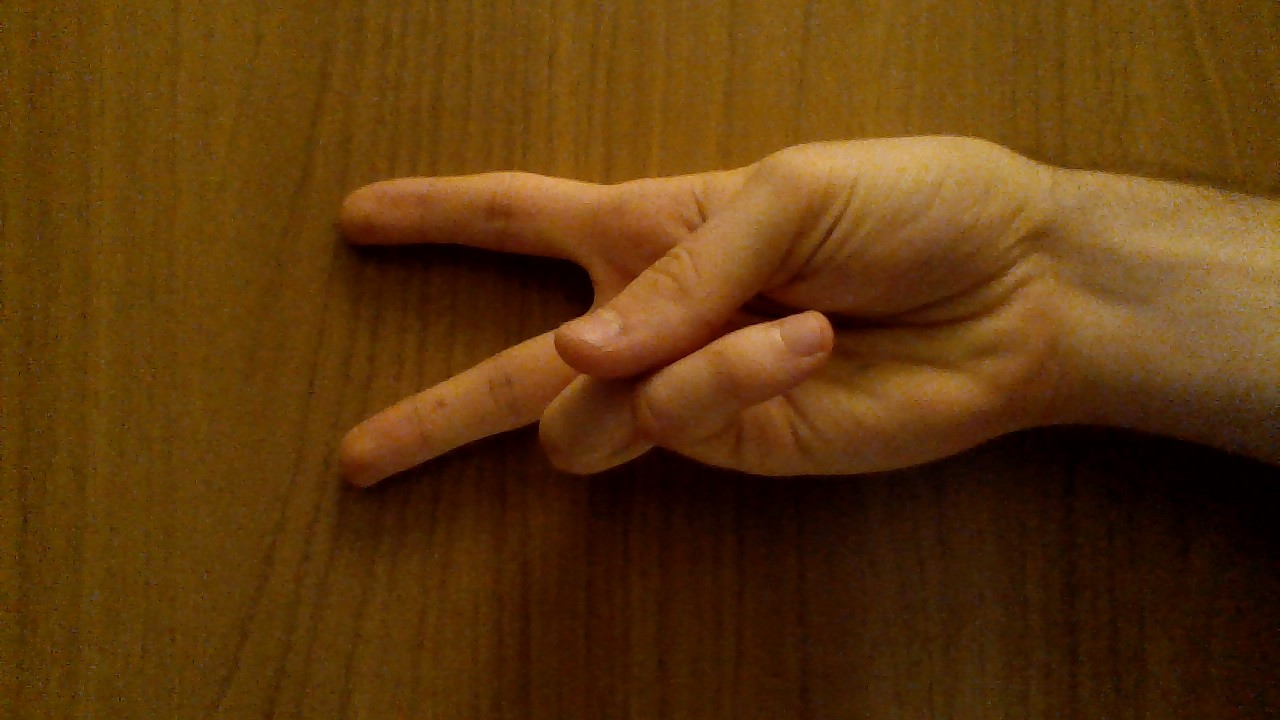
#> input picture praca_dyplomowa/rys/bs/img.jpg, 1280 x 720 px
$ python -i detector.py   (imports and definitions only)   (older library calls are emulated)
#> lines starting #> are read from the running program, lines starting #| are printed output that depends on the picture; after the words box and inside, x2 and y2 are one past the last pixel; in counts of white or black regions, pixels touching at a corner belong together
### knn_real_time/black_white_pixels.py
import cv2
import numpy as np

from pathlib import Path

def cal(img):
	n_white_pix = np.sum(img == 255)

	return str((img.size-n_white_pix)/n_white_pix)

### knn_real_time/x_y_size.py
import cv2
import numpy as np

from pathlib import Path

def cal(img):
	height, width = img.shape[:2]

	if height < width:
		return str(height/width)
	else:
		return str(width/height)

### knn_real_time/detector.py
import cv2
import numpy as np

from pathlib import Path

import x_y_size
import black_white_pixels

k = 1

def crop_minAreaRect(img, rect):
  angle = rect[2]
  rows,cols = img.shape[0], img.shape[1]
  matrix = cv2.getRotationMatrix2D((cols/2,rows/2),angle,1)
  img_rot = cv2.warpAffine(img,matrix,(cols,rows))

  rect0 = (rect[0], rect[1], 0.0)
  box = cv2.boxPoints(rect)
  pts = np.int0(cv2.transform(np.array([box]), matrix))[0]
  pts[pts < 0] = 0

  return img_rot[pts[1][1]:pts[0][1], pts[1][0]:pts[2][0]]

def do(img):
  #gray = cv2.cvtColor(img, cv2.COLOR_BGR2GRAY)

  cv2.imwrite('gestures/' + str(0) + '.bmp', img)

  #retval, thresh_gray = cv2.threshold(gray, thresh=100, maxval=255, type=cv2.THRESH_BINARY)

  image, contours, hierarchy = cv2.findContours(img,cv2.RETR_LIST, cv2.CHAIN_APPROX_SIMPLE)

  mx_rect = (0,0,0,0)
  mx_area = 0

  for cont in contours:
    arect = cv2.minAreaRect(cont)
    area = arect[1][0]*arect[1][1]
    if area > mx_area:
      mx_rect, mx_area = arect, area

  if mx_rect == (0, 0, 0, 0):
    return None
  # Output to files
  roi = crop_minAreaRect(img, mx_rect)
  #cv2.imwrite('gestures/' + str(0) + '.bmp', roi)

  return (black_white_pixels.cal(roi), x_y_size.cal(roi))


>>> import cv2
>>> picture = cv2.imread('../praca_dyplomowa/rys/bs/img.jpg', cv2.IMREAD_GRAYSCALE)
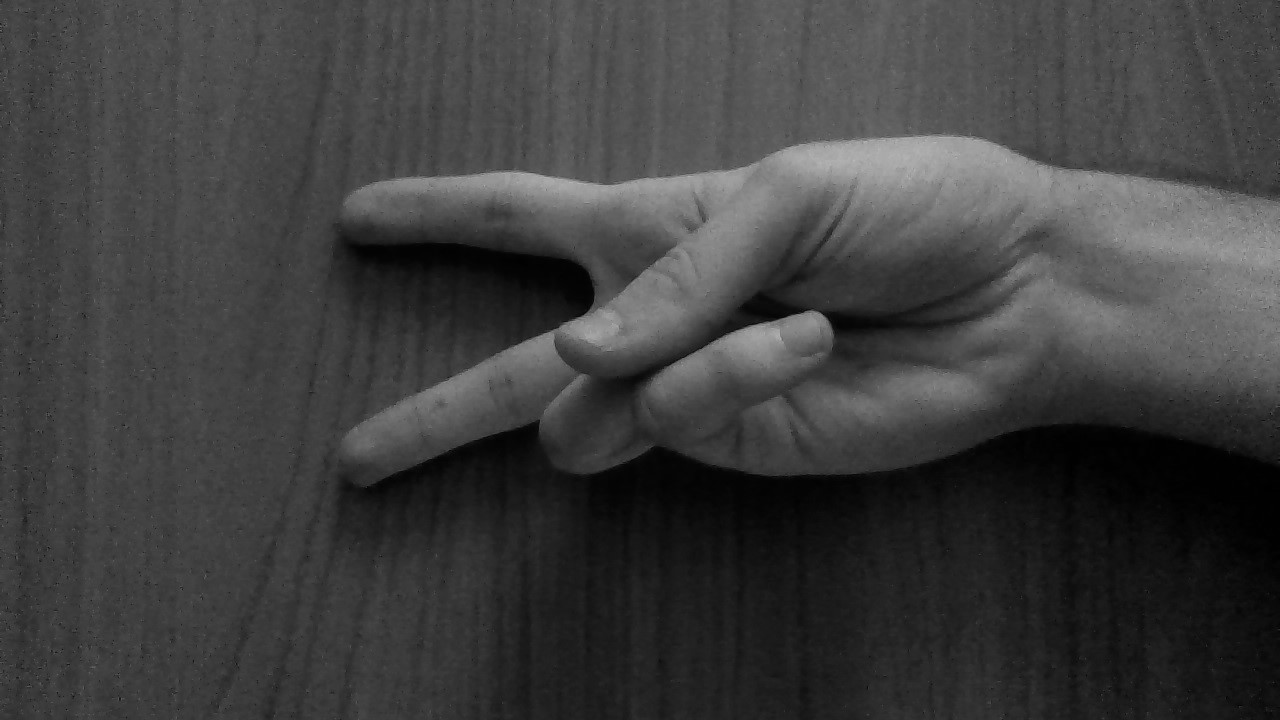
#> picture: shape (720, 1280); min 0, max 187, mean 62.7
>>> result = do(picture)
#> in do, `image, contours, hierarchy = cv2.findContours(img,cv2.RETR_LIST, cv2.C..`: contours = 40 contours, 37 with area under 20; largest, box (x1, y1, x2, y2) and area: (0, 0, 1280, 720) 919512, (1215, 498, 1225, 503) 27, (1239, 465, 1246, 471) 23
#> the loop in do, `for cont in contours:` made 40 passes
#> (area, mx_rect, mx_area) on passes 7, 40: (36, ((1219.5, 500), (4, 9), -90), 36), (919601, ((639.5, 359.5), (719, 1279), -90), 919601)
#> (arect, area) on pass 21: (((1242, 467.5), (5, 6), -90), 30)
#> after the loop in do, `for cont in contours:`: mx_area = 919601
#> in crop_minAreaRect, `angle = rect[2]`: angle = -90
#> in crop_minAreaRect, `matrix = cv2.getRotationMatrix2D((cols/2,rows/2),angle,1)`: matrix = [[6.12e-17, -1, 1000], [1, 6.12e-17, -280]]
#> in crop_minAreaRect, `img_rot = cv2.warpAffine(img,matrix,(cols,rows))`:
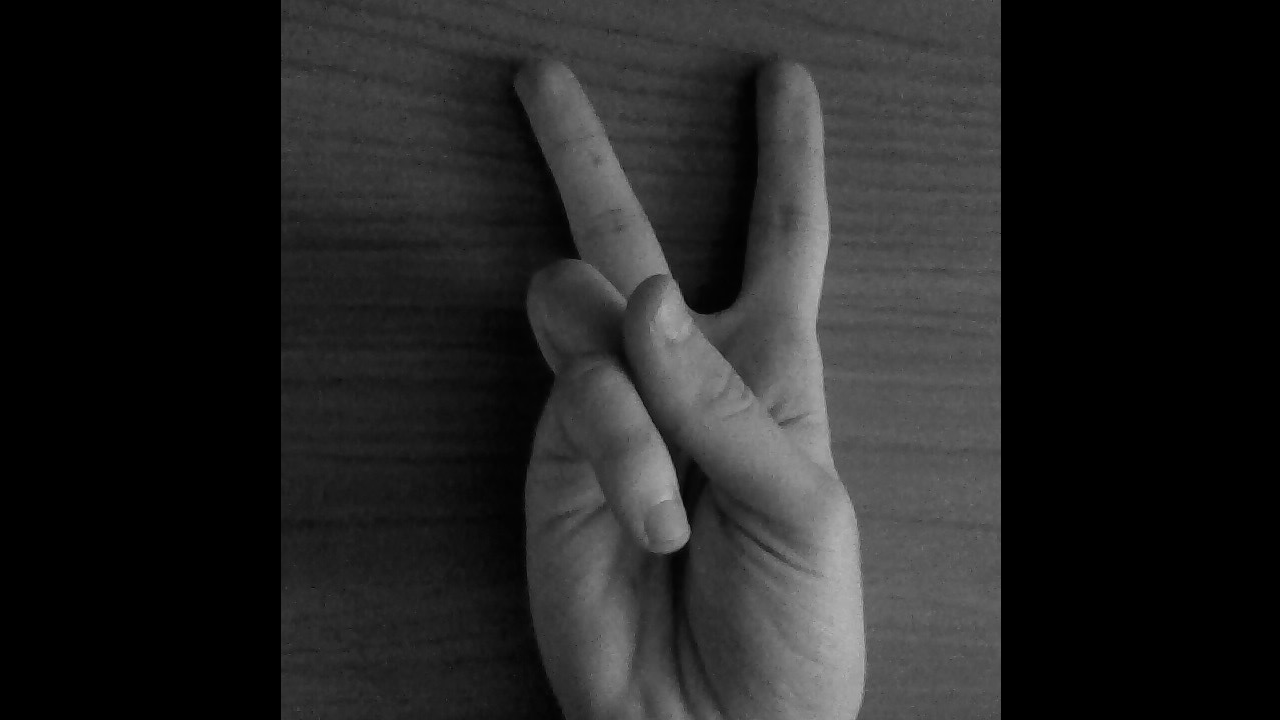
#> img_rot: shape (720, 1280); min 0, max 187, mean 35.2
#> in crop_minAreaRect, `rect0 = (rect[0], rect[1], 0.0)`: rect0 = ((639.5, 359.5), (719, 1279), 0)
#> in crop_minAreaRect, `box = cv2.boxPoints(rect)`: box = [[1279, 719], [-2.2e-14, 719], [0, 0], [1279, 0]]
#> in crop_minAreaRect, `pts = np.int0(cv2.transform(np.array([box]), matrix))[0]`: pts = [[281, 999], [281, -280], [1000, -280], [1000, 999]]
#> in crop_minAreaRect, `return img_rot[pts[1][1]:pts[0][1], pts[1][0]:pts[2][0]]`:
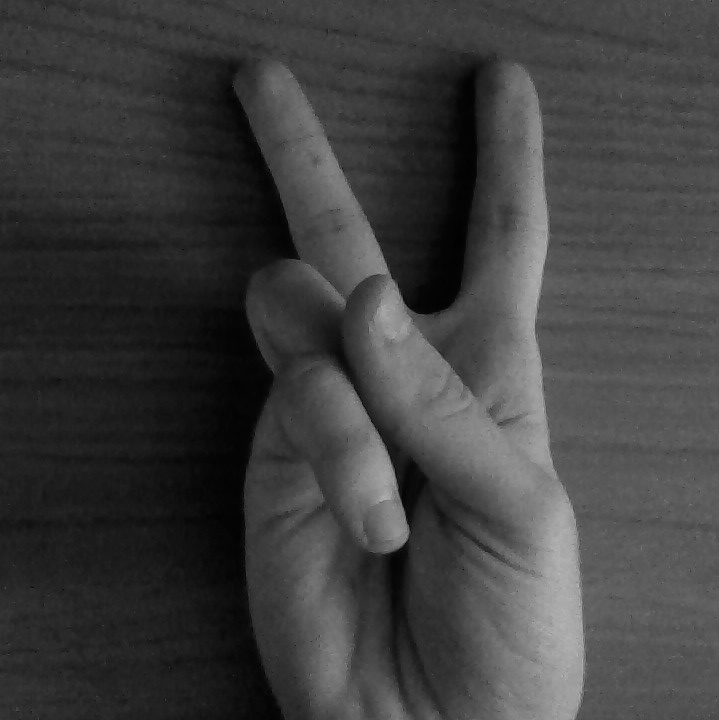
#> returned value: shape (720, 719); min 0, max 187, mean 62.6
#> in cal, `n_white_pix = np.sum(img == 255)`: n_white_pix = 0
#> in cal, `height, width = img.shape[:2]`: height = 720; width = 719
#> result = ('inf', '0.9986111111111111')
